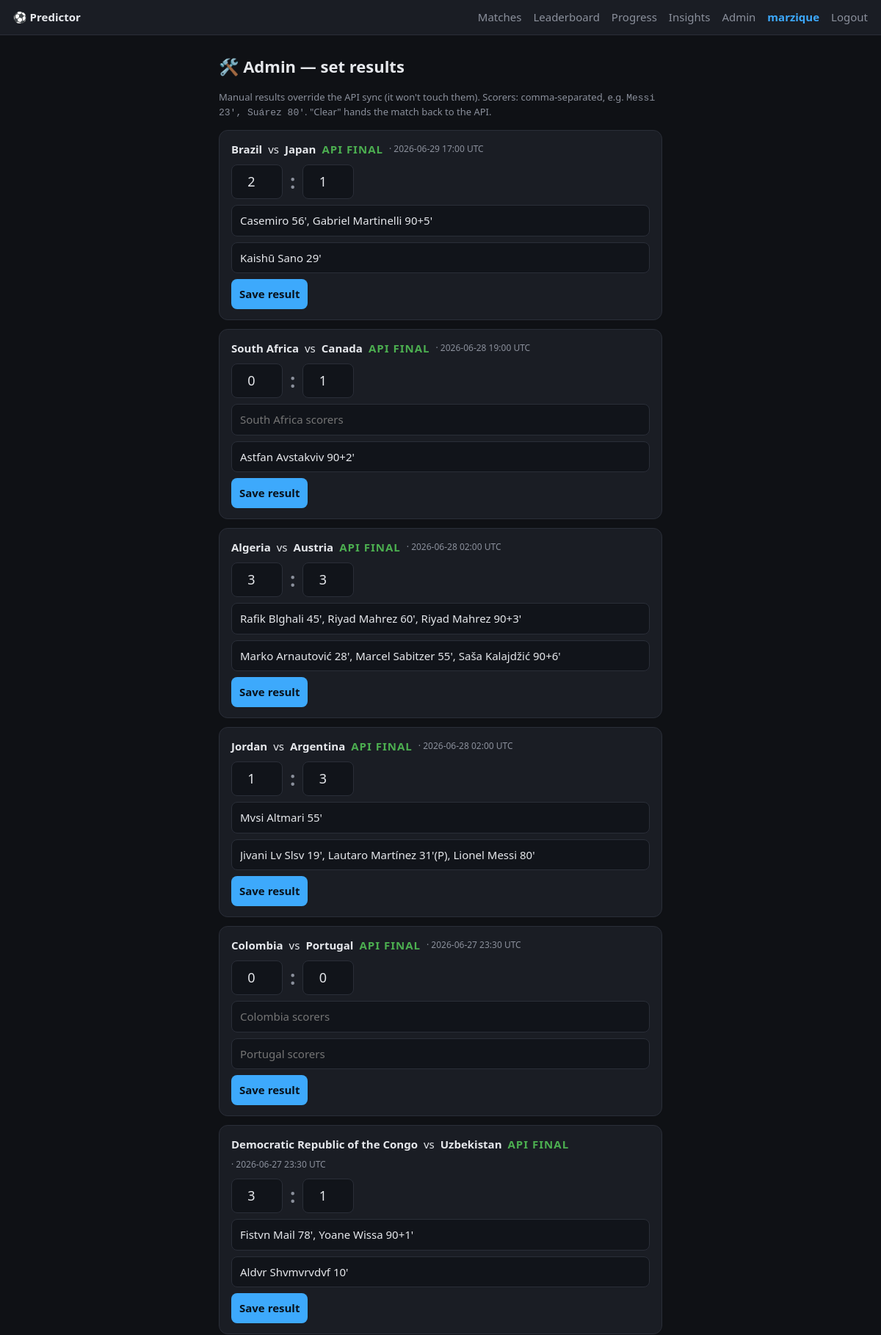
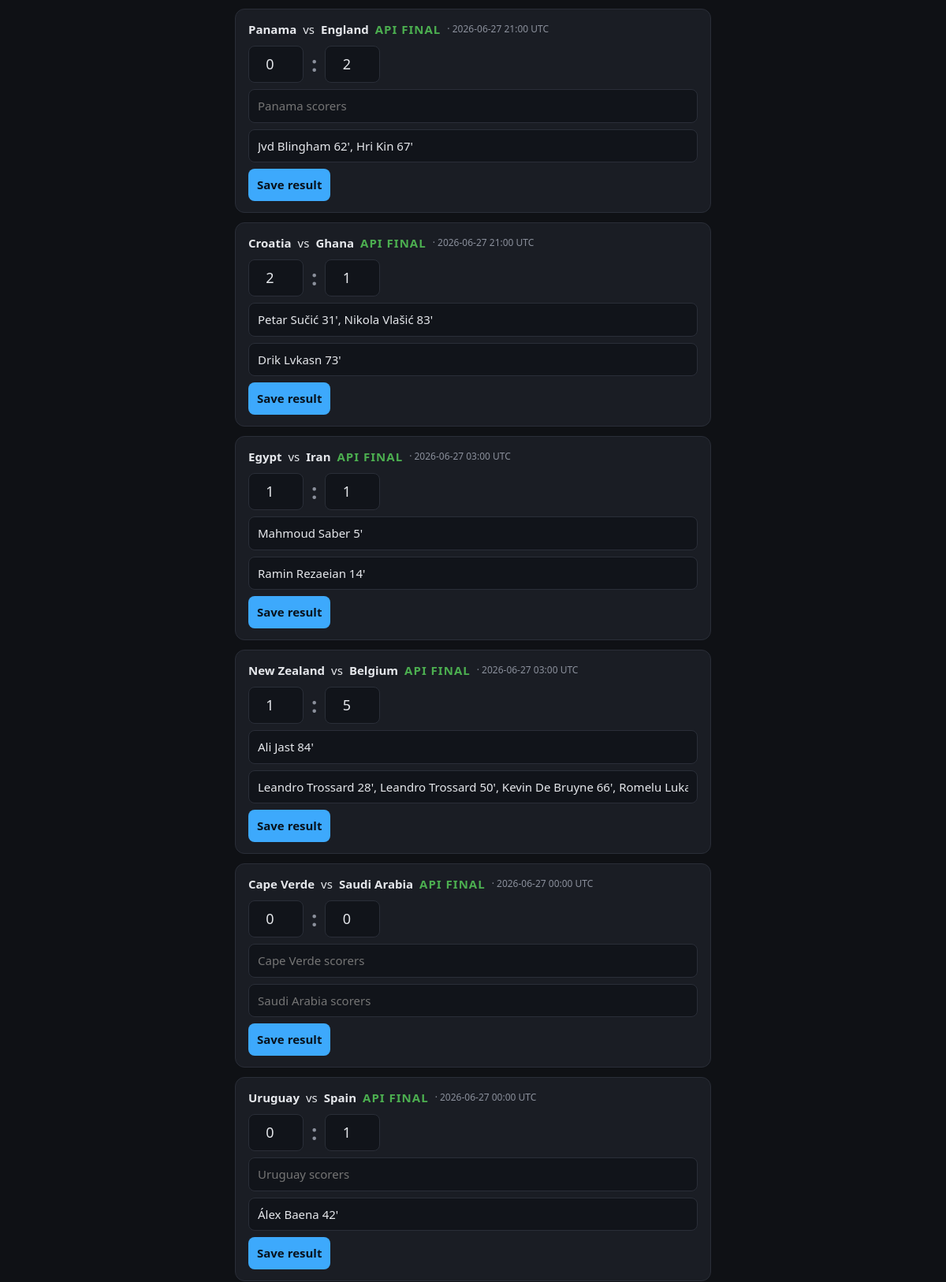
The page /admin (signed in, upper part) on the database its author committed (2 pictures, top to bottom).
### tables this page shows
CREATE TABLE users (
    id            INTEGER PRIMARY KEY AUTOINCREMENT,
    username      TEXT UNIQUE NOT NULL,
    password_hash TEXT NOT NULL,
    created_at    TEXT NOT NULL
);

CREATE TABLE matches (
    id         TEXT PRIMARY KEY,          -- _id from API
    home       TEXT NOT NULL,
    away       TEXT NOT NULL,
    home_id    TEXT,                      -- team id -> teams.id (for flag)
    away_id    TEXT,
    kickoff    TEXT NOT NULL,             -- ISO 8601
    home_score INTEGER,
    away_score INTEGER,
    finished   INTEGER NOT NULL DEFAULT 0,
    grp        TEXT,
    matchday   TEXT
, home_scorers TEXT, away_scorers TEXT, manual INTEGER NOT NULL DEFAULT 0);

### app.py (the view)
@app.get("/admin", response_class=HTMLResponse)
async def admin_page(request: Request):
    user = current_user(request)
    if not user:
        return RedirectResponse("/login", status_code=302)
    if user["username"] not in ADMINS:
        return HTMLResponse("Forbidden", status_code=403)
    now = datetime.now(timezone.utc).isoformat()
    with connect() as conn:
        rows = conn.execute(
            "SELECT * FROM matches WHERE kickoff <= ? OR finished = 1 ORDER BY kickoff DESC",
            (now,)).fetchall()
    items = [{"m": m,
              "home_scorers": _scorers_text(m["home_scorers"]),
              "away_scorers": _scorers_text(m["away_scorers"])} for m in rows]
    return render(request, "admin.html", {"user": user, "items": items})

### templates/admin.html (shortened to what this page needs)
{% extends "base.html" %}
{% block content %}
<h1>🛠️ Admin — set results</h1>
<p class="hint" style="text-align:left;">
  Manual results override the API sync (it won't touch them). Scorers: comma-separated,
  e.g. <code>Messi 23', Suárez 80'</code>. "Clear" hands the match back to the API.
</p>
{% for it in items %}
{% set m = it.m %}
<div class="card admin-row">
  <div class="admin-teams">
    <b>{{ m["home"] }}</b> vs <b>{{ m["away"] }}</b>
    {% if m["manual"] %}<span class="tag-manual">MANUAL</span>
    {% elif m["finished"] %}<span class="final">API FINAL</span>{% endif %}
    <span class="muted" style="font-size:12px;"> · {{ m["kickoff"][:16].replace("T"," ") }} UTC</span>
  </div>
  <form method="post" action="/admin/result/{{ m['id'] }}" class="admin-form">
    <div class="admin-line">
      <input type="number" name="home_score" min="0" placeholder="–"
             value="{{ m['home_score'] if m['home_score'] is not none else '' }}">
      <span class="colon">:</span>
      <input type="number" name="away_score" min="0" placeholder="–"
             value="{{ m['away_score'] if m['away_score'] is not none else '' }}">
    </div>
    <input type="text" name="home_scorers" placeholder="{{ m['home'] }} scorers" value="{{ it.home_scorers }}">
    <input type="text" name="away_scorers" placeholder="{{ m['away'] }} scorers" value="{{ it.away_scorers }}">
    <div class="admin-btns">
      <button type="submit" name="action" value="save">Save result</button>
    </div>
  </form>
</div>
{% endfor %}
{% endblock %}

### templates/base.html (shortened to what this page needs)
<!doctype html>
<html lang="en">
<head>
  <link rel="stylesheet" href="/static/style.css">
</head>
<body>
  <header>
    <a href="/" class="brand">⚽ Predictor</a>
    {% if user %}
    <nav>
      <a href="/">Matches</a>
      <a href="/leaderboard">Leaderboard</a>
      <a href="/progress">Progress</a>
      <a href="/insights">Insights</a>
      {% if is_admin %}<a href="/admin">Admin</a>{% endif %}
      <span class="me">{{ user["username"] }}</span>
      <a href="/logout">Logout</a>
    </nav>
    {% endif %}
  </header>
  <main class="{% block main_class %}{% endblock %}">
    {% block content %}{% endblock %}
  </main>
</body>
</html>

### static/style.css (style rules this page uses)
:root { --bg: #0f1115; --card: #1a1d24; --line: #2a2e38; --fg: #e6e8ec; --muted: #8b909c; --accent: #3da9fc; --good: #4caf50; }
* { box-sizing: border-box; }
body { margin: 0; background: var(--bg); color: var(--fg); font: 15px/1.5 system-ui, -apple-system, Segoe UI, Roboto, sans-serif; }
header { display: flex; align-items: center; gap: 16px; padding: 12px 18px; border-bottom: 1px solid var(--line); background: var(--card); position: sticky; top: 0; z-index: 10; }
.brand { font-weight: 700; color: var(--fg); text-decoration: none; }
nav { margin-left: auto; display: flex; align-items: center; gap: 16px; }
nav a { color: var(--muted); text-decoration: none; }
nav .me { color: var(--accent); font-weight: 600; }
main { max-width: 640px; margin: 0 auto; padding: 18px; }
h1 { font-size: 22px; margin: 8px 0 16px; }
.card { background: var(--card); border: 1px solid var(--line); border-radius: 12px; padding: 14px 16px; margin-bottom: 12px; }
.final { color: var(--good); font-weight: 700; letter-spacing: 1px; }
.colon { font-size: 26px; font-weight: 700; color: var(--muted); }
.admin-row { display: flex; flex-direction: column; gap: 10px; }
.admin-teams { display: flex; align-items: center; gap: 8px; flex-wrap: wrap; }
.admin-form { display: flex; flex-direction: column; gap: 8px; }
.admin-line { display: flex; align-items: center; gap: 10px; }
.admin-line input { width: 70px; text-align: center; font-size: 18px; }
.admin-btns { display: flex; gap: 10px; }
.muted { color: var(--muted); }
input, button { font: inherit; border-radius: 8px; border: 1px solid var(--line); background: #11141a; color: var(--fg); padding: 9px 11px; }
button { background: var(--accent); color: #08121c; border: none; font-weight: 600; cursor: pointer; }
.hint { color: var(--muted); font-size: 13px; text-align: center; }

### rows shown on the page
users: username "marzique"
matches: home "Brazil", away "Japan", kickoff "2026-06-29 17:00", home_score "2", away_score "1"
matches: home "South Africa", away "Canada", kickoff "2026-06-28 19:00", home_score "0", away_score "1", home_scorers "South Africa scorers"
matches: home "Algeria", away "Austria", kickoff "2026-06-28 02:00", home_score "3", away_score "3"
matches: home "Jordan", away "Argentina", kickoff "2026-06-28 02:00", home_score "1", away_score "3"
matches: home "Colombia", away "Portugal", kickoff "2026-06-27 23:30", home_score "0", away_score "0", home_scorers "Colombia scorers", away_scorers "Portugal scorers"
matches: home "Democratic Republic of the Congo", away "Uzbekistan", kickoff "2026-06-27 23:30", home_score "3", away_score "1"
matches: home "Panama", away "England", kickoff "2026-06-27 21:00", home_score "0", away_score "2", home_scorers "Panama scorers"
matches: home "Croatia", away "Ghana", kickoff "2026-06-27 21:00", home_score "2", away_score "1"
matches: home "Egypt", away "Iran", kickoff "2026-06-27 03:00", home_score "1", away_score "1"
matches: home "New Zealand", away "Belgium", kickoff "2026-06-27 03:00", home_score "1", away_score "5"
matches: home "Cape Verde", away "Saudi Arabia", kickoff "2026-06-27 00:00", home_score "0", away_score "0", home_scorers "Cape Verde scorers", away_scorers "Saudi Arabia scorers"
matches: home "Uruguay", away "Spain", kickoff "2026-06-27 00:00", home_score "0", away_score "1", home_scorers "Uruguay scorers"
